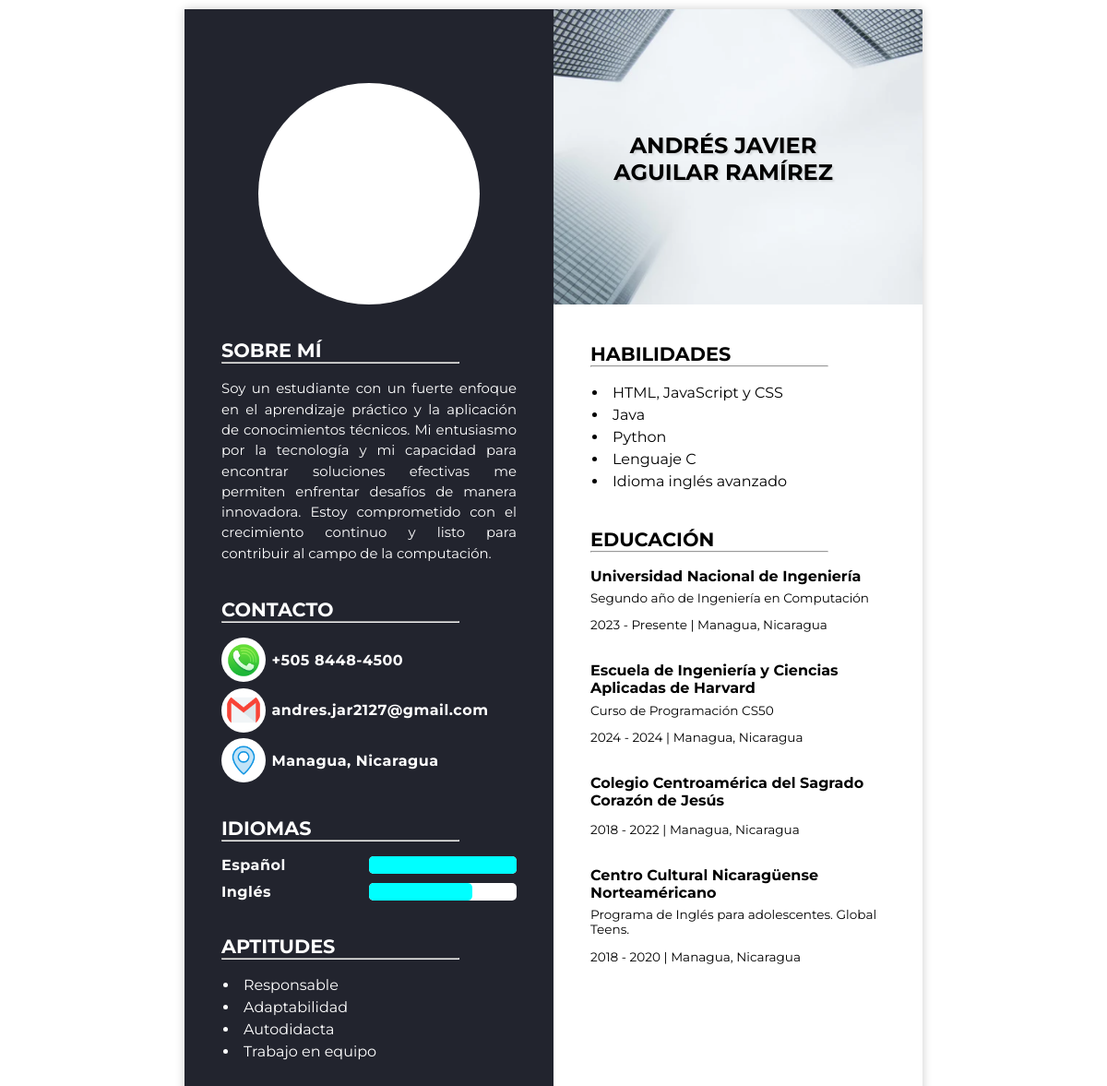
The page / on the database its author committed.
### data/models.py (models this page shows)
class Person(models.Model):
    name = models.CharField(max_length=50)
    description = models.TextField()

class Contact(models.Model):
    CONTACT_TYPES = [
        ('phone', 'Phone'),
        ('email','Email'),
        ('github','Github'),
        ('instagram','Instagram'),
        ('linkedin','Linkedin'),
        ('adress','Adress'),
    ]
    kind = models.CharField(max_length=20, choices=CONTACT_TYPES)
    value = models.CharField(max_length=255)

class Language(models.Model):
    name = models.CharField(max_length=20)
    proficiency = models.IntegerField()

class Aptitude(models.Model):
    name = models.CharField(max_length=50)

class Skill(models.Model):
    value = models.TextField()

class Education(models.Model):
    institution = models.CharField(max_length=100)
    description = models.CharField(max_length=100)
    location = models.CharField(max_length=50)
    start_date = models.CharField(max_length=5, null=False)
    end_date = models.CharField(max_length=10, default='Presente')

### data/views.py (the view)
# urls.py: path('',CV,name='CV'),
def CV(request):
    person = Person.objects.first()
    aptitudes = Aptitude.objects.all()
    contacts = Contact.objects.all()
    languages = Language.objects.all()
    skills = Skill.objects.all()
    education = Education.objects.all()
    context = {
        'person':person,
        'contacts':contacts,
        'languages':languages,
        'aptitudes':aptitudes,
        'skills':skills,
        'education':education,
    }
    return render(request, 'CV.html', context)

### templates/CV.html (shortened to what this page needs)
{% load static %}
<!DOCTYPE html>
<html lang="en">
<head>
    <link rel="stylesheet" href="{% static 'style.css' %}">
</head>
<body>
    <div class="main-container">
        <div class="gray-container">
            <div class="circle-container profile-img-container">
                <img src="{% static 'images/profile-image.jpg' %}" alt="profile-image" class="profile-img">
            </div>
            <section class="cv-section" id="about-me">
                <h1 class="cv-section-title">SOBRE MÍ</h1>
                <hr>
                <p class="cv-section-description">{{person.description}}</p>
            </section>
            <section class="cv-section" id="contact">
                <h1 class="cv-section-title">CONTACTO</h1>
                <hr>
                {% for contact in contacts %}
                    <div class="contact-item">
                        <div class="circle-container contact-icon-container">
                            <img src="{% static 'images/' %}{{ contact.kind }}.png" alt="Image" class="icon-img">
                        </div>
                        <p class="cv-section-subtitle"> {{contact.value}}</p>
                    </div>
                {% endfor %}
            </section>
            <section class="cv-section" id="languages">
                <h1 class="cv-section-title">IDIOMAS</h1>
                <hr>
                {% for language in languages %}
                    <div class="languages-item">
                        <p class="cv-section-subtitle"> {{language.name}}</p>
                        <div class="bar-container">
                            <div class="load-bar" style="width: {{language.proficiency}}%;"></div>
                        </div>
                    </div>
                {% endfor %}
            </section>
            <section class="cv-section" id="aptitudes">
                <h1 class="cv-section-title">APTITUDES</h1>
                <hr>
                <ul class="list">
                    {% for aptitude in aptitudes %}
                        <li> {{aptitude.name}} </li>
                    {% endfor %}
                </ul>
            </section>
        </div>
        <div class="white-container">
            <section class="name-container">
                <img src="{% static 'images/background-image.png' %}" alt="Background" class="background-img">
                <h1 class="overlaid-text">{{person.name}}</h1>
            </section>
            <section class="cv-section" id="abilities">
                <h1 class="cv-section-title">HABILIDADES</h1>
                <hr>
                <ul class="list">
                    {% for skill in skills %}
                        <li> {{skill.value}} </li>
                    {% endfor %}
                </ul>
            </section>
            <section class="cv-section" id="education">
                <h1 class="cv-section-title">EDUCACIÓN</h1>
                <hr>
                {% for item in education %}
                    <div class="education-item">
                        <p class="education-item-title"> {{item.institution}}</p>
                        <p class="education-item-desc">{{item.description}}</p>
                        <p class="education-item-desc"> {{item.start_date}} - {{item.end_date}} | {{item.location}}</p>
                    </div>
                {% endfor %}
            </section>
        </div>
    </div>
</body>
</html>

### static/style.css (style rules this page uses)
body { margin:0px; padding: 0px; display: flex; justify-content: center; background-color: white; font-family: 'Montserrat', sans-serif; }
.main-container { margin-top:10px; margin-bottom:10px; width: 800px; display: flex; flex-direction: row; min-height: 50%; padding-bottom: 20px; box-shadow: 0px 0px 10px rgba(0, 0, 0, 0.2); background-color: gray; }
.main-container hr { width: 80%; margin:0px; padding:0px; margin-top: 0px; margin-bottom:5%; margin-right: auto; }
.gray-container { margin:0px; width: 50%; min-height: 500px; display: flex; flex-direction: column; align-items: center; color: white; background-color: #22242e; padding-bottom:5%; }
.white-container { margin:0px; width: 50%; min-height: 500px; display: flex; flex-direction: column; align-items: center; color: black; background-color: white; padding-bottom:5%; }
.circle-container { display: flex; align-items: center; justify-items: center; aspect-ratio: 1/1; border-radius: 50%; background-color: white; }
.profile-img-container { width: 55%; aspect-ratio: 1/1; margin-top:20%; padding:2.5%; }
.profile-img { width: 100%; aspect-ratio: 1/1; object-fit: cover; border-radius: 50%; }
.contact-icon-container { width: 12%; aspect-ratio: 1/1; margin-top:0%; margin-right: 2%; padding:1.5%; }
.icon-img { width: 100%; aspect-ratio: 1/1; object-fit: cover; border-radius: 50%; }
.cv-section { width: 80%; margin-left: 10%; margin-right: 10%; margin-top: 5%; margin-bottom: 0%; }
.cv-section-title { margin-bottom: 0px; font-size: 130%; }
.cv-section-subtitle { padding:0px; margin:0px; font-weight: bold; font-size: 100%; letter-spacing: 0.5px; }
.cv-section-description { margin-top:0px; margin-bottom: 0px; font-size:93%; line-height: 1.5; text-align: justify; }
.contact-item { width: 100%; margin-top: 2%; margin-left: 0px; margin-right: auto; display: flex; flex-direction: row; align-items: center; }
.languages-item { padding:0px; margin-top:3%; display: flex; flex-direction: row; }
.bar-container { display: flex; padding: 0px; margin-left:auto; margin-right: 0px; width: 50%; min-height: 100%; background-color: white; border-radius: 5px; }
.load-bar { margin-left:0px; margin-right:auto; min-width:0%; min-height:100%; background-color: cyan; border-radius: 5px; }
.list { padding-left: 2px; margin-bottom: 0%; font-size: 100%; text-align: justify; line-height: 1.5; list-style-position: inside; }
.name-container { margin:0px; padding:0px; position: relative; justify-content: center; }
.overlaid-text { margin:0px; padding: 0px; position: absolute; top: 50%; left: 40%; transform: translate(-40%, -50%); color: black; font-size: 24px; text-shadow: 2px 2px 2px rgba(0, 0, 0, 0.1); letter-spacing: 0.5; text-align: center; }
.background-img { width: 100%; aspect-ratio: 10/8; object-fit: cover; }
.education-item { margin-bottom:10%; padding:0px; }
.education-item-title { margin:0%; font-size: 100%; font-weight: bold; }
.education-item-desc { margin-top:2%; font-size: 85%; }

### rows shown on the page
Person: description "Soy un estudiante con un fuerte enfoque en el aprendizaje práctico y la aplicación de conocimientos técnicos. Mi entusiasmo por la tecnología y mi capacidad para encontrar soluciones efectivas me permiten enfrentar desafíos de manera innovadora. Estoy comprometido con el crecimiento continuo y listo para contribuir al campo de la computación.", name "ANDRÉS JAVIER AGUILAR RAMÍREZ"
Contact: kind (picture), value "+505 8448-4500"
Contact: kind (picture), value "andres.jar2127@gmail.com"
Contact: kind (picture), value "Managua, Nicaragua"
Language: name "Español", proficiency 100 (drawn)
Language: name "Inglés", proficiency 70 (drawn)
Aptitude: name "Responsable"
Aptitude: name "Adaptabilidad"
Aptitude: name "Autodidacta"
Aptitude: name "Trabajo en equipo"
Skill: value "HTML, JavaScript y CSS"
Skill: value "Java"
Skill: value "Python"
Skill: value "Lenguaje C"
Skill: value "Idioma inglés avanzado"
Education: institution "Universidad Nacional de Ingeniería", description "Segundo año de Ingeniería en Computación", start_date "2023", end_date "Presente", location "Managua, Nicaragua"
Education: institution "Escuela de Ingeniería y Ciencias Aplicadas de Harvard", description "Curso de Programación CS50", start_date "2024", end_date "2024", location "Managua, Nicaragua"
Education: institution "Colegio Centroamérica del Sagrado Corazón de Jesús", start_date "2018", end_date "2022", location "Managua, Nicaragua"
Education: institution "Centro Cultural Nicaragüense Norteaméricano", description "Programa de Inglés para adolescentes. Global Teens.", start_date "2018", end_date "2020", location "Managua, Nicaragua"
